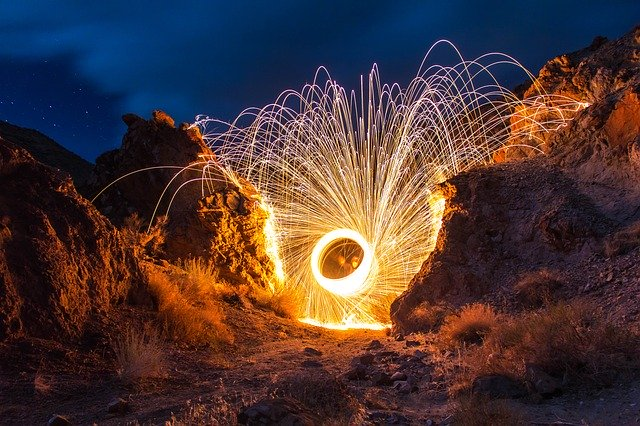
#> input picture ressource/1.jpg, 640 x 426 px; its folder holds only this picture in this run
$ python convert.py ressource/1.jpg 5 5   (older library calls are emulated)
#> lines starting #> are read from the running program, lines starting #| are printed output that depends on the picture
from PIL import Image
import sys
import math
import json
import os

#2400 1600 : old resolution
Config = {
    "resolution" : 250,
    "pixelresolution" : 50,
}

try :
    Config["resolution"] = int(sys.argv[2])
except :
    pass
try :
    Config["pixelresolution"] = int(sys.argv[3])
except :
    pass

def resize_image(img,resize=None) :
    if resize is not None :
         img = img.resize(resize,Image.ANTIALIAS)

    return img
img = Image.open(sys.argv[1])
#> img is the input picture: PIL image 640x426 RGB; mean R, G, B 75.4, 55.4, 54.3
resolution = Config["resolution"]
trueresolution = (round(resolution*Config["pixelresolution"]), round( (resolution*Config["pixelresolution"]) / abs(img.size[0]/img.size[1])  ) + abs((round( (resolution*Config["pixelresolution"]) / abs(img.size[0]/img.size[1])  )%Config["pixelresolution"])-Config["pixelresolution"]))
#> trueresolution = (25, 20)
print(trueresolution)
#| (25, 20)
img = resize_image(img, trueresolution)
#> in resize_image, `img = img.resize(resize,Image.ANTIALIAS)`:
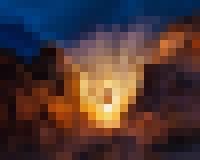
#> img: PIL image 25x20 RGB (shown 8 times larger); mean R, G, B 75.4, 55.3, 54.3
imgData = {}
for x in range(round(img.size[0]/Config["pixelresolution"])) :
    for y in range(round(img.size[1]/Config["pixelresolution"])) :
        colormy = (0,0,0)
        for w in range(Config["pixelresolution"]) :
            X = (abs(x)*Config["pixelresolution"])+w
            for h in range(Config["pixelresolution"]) :
                Y = (abs(y)*Config["pixelresolution"])+h
                #print(str(X) + " and " + str(Y))
                colormy = (colormy[0]+img.getpixel((X,Y))[0],colormy[1]+img.getpixel((X,Y))[1],colormy[2]+img.getpixel((X,Y))[2])
        colormy = (colormy[0]/img.size[0],colormy[1]/img.size[0],colormy[2]/img.size[0])
#> colormy = (1.16, 46.72, 104.2)
        imgData[str(x)+"x"+str(y)+"y"] = colormy
        data = open("data.json")
#> (reads data.json from the repository)
        data = json.load(data)
        olddist = 255**3
        best = []
        for filename in os.listdir(os.getcwd() + "/ressource") :
            c1 = colormy
#> c1 = (1.16, 46.72, 104.2)
#> (the run stopped early here; a loop or call above may not have finished)
